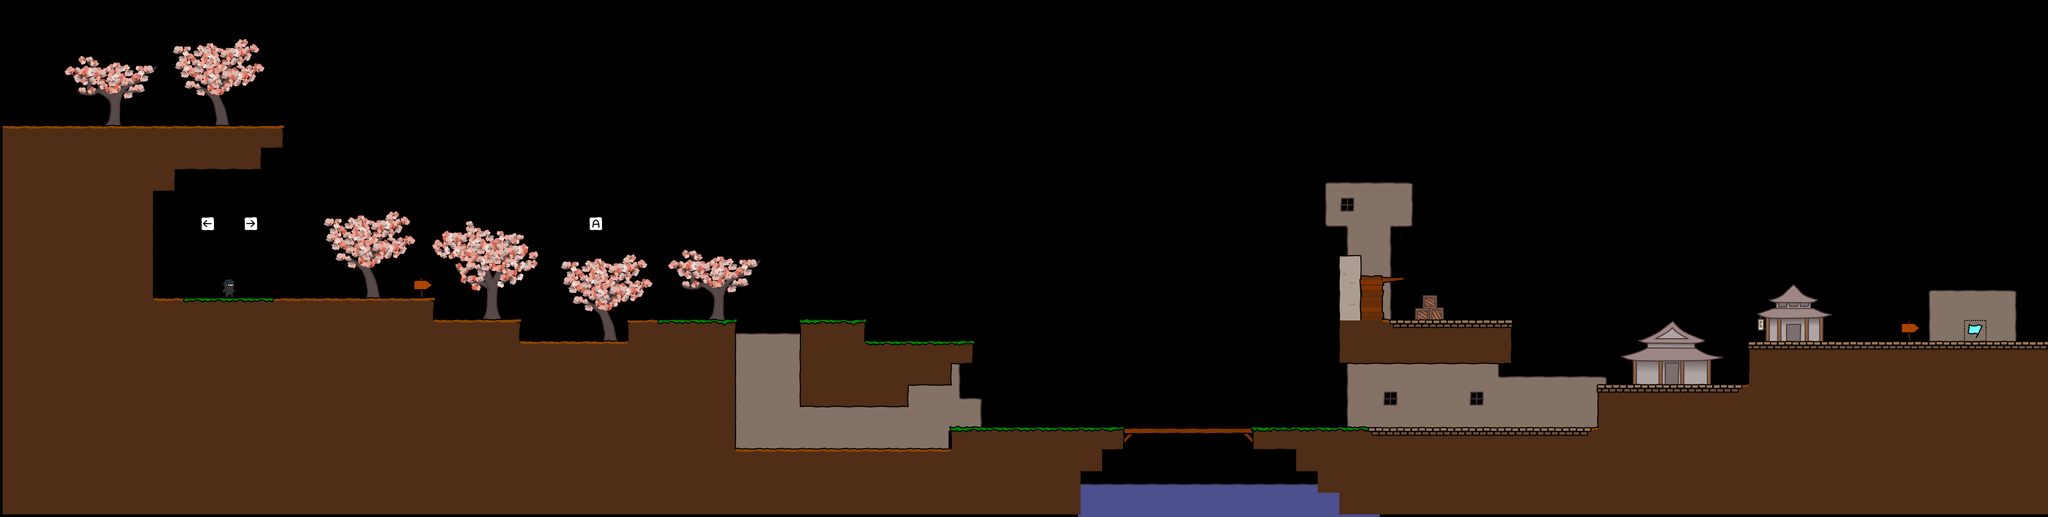

Tiled map render using the project's own tile images. Description and the map definition, with tile-layer contents summarised, below:
An orthogonal 95x24 tile map with 40x40 px tiles, 4 tile layers (bg, walls, objects, fg), 4 tilesets.

<map version="1.0" orientation="orthogonal" width="95" height="24" tilewidth="40" tileheight="40">
 <tileset firstgid="1" name="world1" tilewidth="50" tileheight="50">
  <image source="world1.png" width="400" height="750" />
 </tileset>
 <tileset firstgid="121" name="background" tilewidth="40" tileheight="40">
  <image source="background1.png" width="320" height="1040" />
 </tileset>
 <tileset firstgid="329" name="objectpalette" tilewidth="50" tileheight="50">
  <image source="objectpalette.png" width="400" height="500" />
 </tileset>
 <tileset firstgid="409" name="foreground" tilewidth="50" tileheight="50">
  <image source="foreground1.png" width="400" height="400" />
 </tileset>
 <layer name="bg" width="95" height="24">
  <data>[2280 cells, 324 non-empty, 107 distinct tile ids]</data>
 </layer>
 <layer name="walls" width="95" height="24">
  <data>[2280 cells, 708 non-empty, 41 distinct tile ids]</data>
 </layer>
 <layer name="objects" width="95" height="24">
  <data>[2280 cells, 5 non-empty, 5 distinct tile ids]</data>
 </layer>
 <layer name="fg" width="95" height="24">
  <data>[2280 cells, 0 non-empty, 0 distinct tile ids]</data>
 </layer>
</map>
